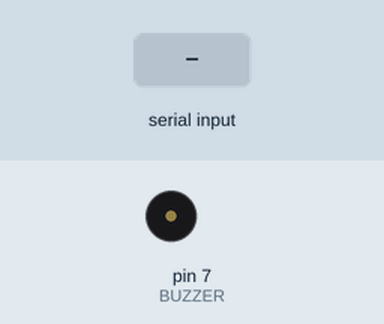
A sketch run on a simulated Arduino Uno, built with avr-gcc and run on an emulated ATmega328P. Parts: buzzer (waves = sounding). Inputs (shaded band) come from the test bench. What the sketch prints to the serial monitor is not drawn.

Above: at 3.8 s.
3.9 s: "1" received over the second serial link
At 4.6 s:
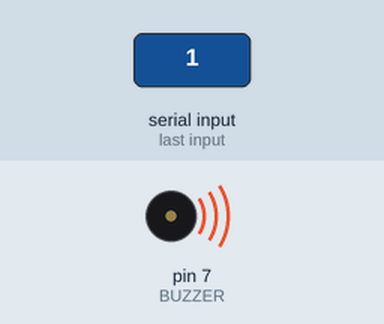
8.1 s: "0" received over the second serial link
At 9.6 s:
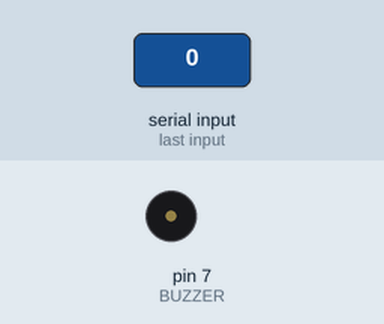
Timing chart, 0 to 11.1 s (numbered marks = the images above; inputs shaded):
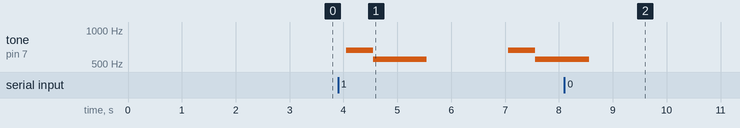

The sketch:

moduloBT.ino
```cpp
#include <SoftwareSerial.h>
int BUZZER = 7;
int btTX = 2; int btRX = 3;
char deviceResponse = 0;

const int c = 261;
const int d = 294;
const int e = 329;
const int f = 349;
const int g = 391;
const int gS = 415;
const int a = 440;
const int aS = 455;
const int b = 466;
const int cH = 523;
const int cSH = 554;
const int dH = 587;
const int dSH = 622;
const int eH = 659;
const int fH = 698;
const int fSH = 740;
const int gH = 784;
const int gSH = 830;
const int aH = 880;
int counter = 0;

SoftwareSerial miBT(btTX, btRX);

int playSound(char isPlay){
  if(isPlay == '1'){
    tone(BUZZER,660,550);
    delay(500);
    tone(BUZZER, 550, 500);
    delay(500);
    tone(BUZZER, 550, 500);
    delay(1000);
  }else {
    noTone(BUZZER);
  }
  delay(1000);
}

void setup() {
  Serial.begin(9600);
  miBT.begin(9600);
  Serial.println("Listo");
  pinMode(BUZZER, OUTPUT);

}


void loop() {
  miBT.print("Ready :)\n");
  playSound(deviceResponse);
  if(miBT.available()){
    deviceResponse = miBT.read();
  }

}
```

Measured:
- after the input at 3.9 s, tone on pin 7 (BUZZER): plays 660 Hz for 0.50 s, 550 Hz for 1.0 s, 660 Hz for 0.50 s, 550 Hz for 0.54 s, starting after 0.15 s
- after the input at 8.1 s, tone on pin 7 (BUZZER): goes on until 8.6 s, then stays silent
